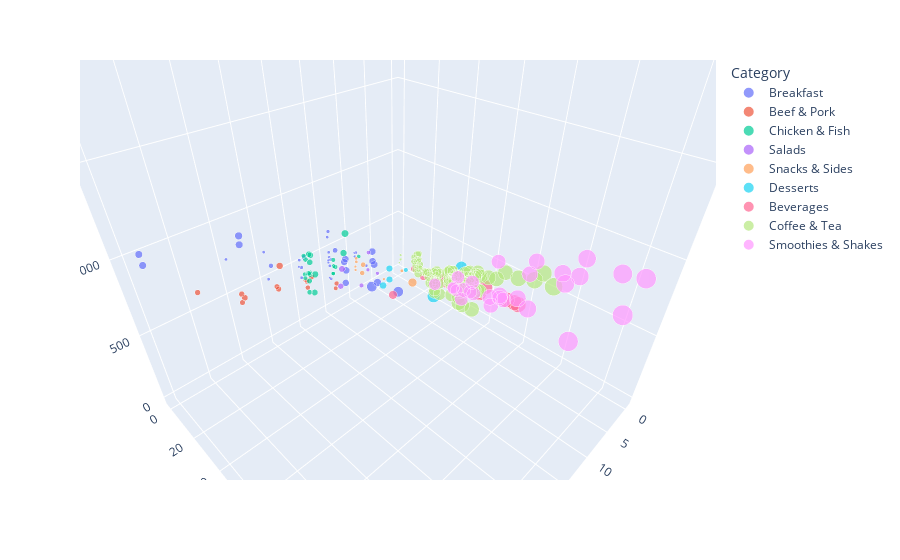

This figure's notebook cell:
### Code cell
f=px.scatter_3d(mc,x='Iron (% Daily Value)',y='Sugars',z='Calories',color='Category',size='Sugars')
f.show()

### Figure 1 — Plotly figure (JSON) as saved in the notebook; plotly's stock layout.template omitted (floating-point values rounded to 4 significant figures)
{"data": [{"hovertemplate": "Category=Breakfast<br>Iron (% Daily Value)=%{x}<br>Sugars=%{marker.size}<br>Calories=%{z}<extra></extra>", "legendgroup": "Breakfast", "marker": {"color": "#636efa", "size": [3, 3, 2, 2, 2, 3, 3, 4, 3, 4, 2, 3, 2, 3, 3, 3, 3, 4, 3, 15, 16, 15, 15, 15, 7, 8, 7, 3, 3, 3, 4, 17, 17, 17, 18, 14, 14, 2, 0, 32, 32, 18], "sizemode": "area", "sizeref": 0.32, "symbol": "circle"}, "mode": "markers", "name": "Breakfast", "scene": "scene", "showlegend": true, "type": "scatter3d", "x": [15, 8, 10, 15, 10, 20, 15, 20, 10, 15, 15, 15, 20, 20, 15, 15, 15, 15, 25, 15, 10, 10, 15, 10, 20, 15, 25, 25, 30, 15, 15, 40, 40, 30, 30, 15, 15, 15, 2, 15, 10, 10], "y": [3, 3, 2, 2, 2, 3, 3, 4, 3, 4, 2, 3, 2, 3, 3, 3, 3, 4, 3, 15, 16, 15, 15, 15, 7, 8, 7, 3, 3, 3, 4, 17, 17, 17, 18, 14, 14, 2, 0, 32, 32, 18], "z": [300, 250, 370, 450, 400, 430, 460, 520, 410, 470, 430, 480, 510, 570, 460, 520, 410, 470, 540, 460, 400, 420, 550, 500, 620, 570, 670, 740, 800, 640, 690, 1090, 1150, 990, 1050, 350, 520, 300, 150, 460, 290, 260]}, {"hovertemplate": "Category=Beef & Pork<br>Iron (% Daily Value)=%{x}<br>Sugars=%{marker.size}<br>Calories=%{z}<extra></extra>", "legendgroup": "Beef & Pork", "marker": {"color": "#EF553B", "size": [9, 10, 12, 10, 9, 10, 6, 7, 7, 14, 7, 7, 7, 6, 11], "sizemode": "area", "sizeref": 0.32, "symbol": "circle"}, "mode": "markers", "name": "Beef & Pork", "scene": "scene", "showlegend": true, "type": "scatter3d", "x": [25, 25, 30, 30, 30, 35, 15, 15, 20, 25, 20, 20, 20, 20, 20], "y": [9, 10, 12, 10, 9, 10, 6, 7, 7, 14, 7, 7, 7, 6, 11], "z": [530, 520, 600, 610, 540, 750, 240, 290, 430, 720, 380, 440, 430, 430, 500]}, {"hovertemplate": "Category=Chicken & Fish<br>Iron (% Daily Value)=%{x}<br>Sugars=%{marker.size}<br>Calories=%{z}<extra></extra>", "legendgroup": "Chicken & Fish", "marker": {"color": "#00cc96", "size": [10, 8, 11, 9, 11, 9, 16, 14, 7, 5, 6, 6, 5, 7, 6, 8, 6, 12, 10, 14, 12, 0, 0, 0, 0, 1, 5], "sizemode": "area", "sizeref": 0.32, "symbol": "circle"}, "mode": "markers", "name": "Chicken & Fish", "scene": "scene", "showlegend": true, "type": "scatter3d", "x": [20, 20, 20, 20, 20, 20, 15, 15, 15, 15, 15, 15, 15, 20, 20, 20, 20, 20, 20, 20, 20, 2, 4, 6, 10, 25, 10], "y": [10, 8, 11, 9, 11, 9, 16, 14, 7, 5, 6, 6, 5, 7, 6, 8, 6, 12, 10, 14, 12, 0, 0, 0, 0, 1, 5], "z": [510, 350, 670, 510, 610, 450, 750, 590, 430, 360, 480, 430, 360, 630, 480, 610, 450, 670, 520, 540, 380, 190, 280, 470, 940, 1880, 390]}, {"hovertemplate": "Category=Salads<br>Iron (% Daily Value)=%{x}<br>Sugars=%{marker.size}<br>Calories=%{z}<extra></extra>", "legendgroup": "Salads", "marker": {"color": "#ab63fa", "size": [4, 5, 4, 6, 12, 10], "sizemode": "area", "sizeref": 0.32, "symbol": "circle"}, "mode": "markers", "name": "Salads", "scene": "scene", "showlegend": true, "type": "scatter3d", "x": [6, 8, 8, 10, 15, 15], "y": [4, 5, 4, 6, 12, 10], "z": [140, 380, 220, 140, 450, 290]}, {"hovertemplate": "Category=Snacks & Sides<br>Iron (% Daily Value)=%{x}<br>Sugars=%{marker.size}<br>Calories=%{z}<extra></extra>", "legendgroup": "Snacks & Sides", "marker": {"color": "#FFA15A", "size": [8, 7, 3, 2, 3, 2, 0, 0, 0, 0, 2, 3, 23], "sizemode": "area", "sizeref": 0.32, "symbol": "circle"}, "mode": "markers", "name": "Snacks & Sides", "scene": "scene", "showlegend": true, "type": "scatter3d", "x": [10, 10, 10, 10, 10, 10, 4, 4, 8, 2, 4, 0, 4], "y": [8, 7, 3, 2, 3, 2, 0, 0, 0, 0, 2, 3, 23], "z": [340, 260, 330, 250, 360, 280, 230, 340, 510, 110, 20, 15, 150]}, {"hovertemplate": "Category=Desserts<br>Iron (% Daily Value)=%{x}<br>Sugars=%{marker.size}<br>Calories=%{z}<extra></extra>", "legendgroup": "Desserts", "marker": {"color": "#19d3f3", "size": [13, 15, 13, 6, 48, 43, 45], "sizemode": "area", "sizeref": 0.32, "symbol": "circle"}, "mode": "markers", "name": "Desserts", "scene": "scene", "showlegend": true, "type": "scatter3d", "x": [6, 8, 6, 0, 8, 0, 0], "y": [13, 15, 13, 6, 48, 43, 45], "z": [250, 160, 150, 45, 330, 340, 280]}, {"hovertemplate": "Category=Beverages<br>Iron (% Daily Value)=%{x}<br>Sugars=%{marker.size}<br>Calories=%{z}<extra></extra>", "legendgroup": "Beverages", "marker": {"color": "#FF6692", "size": [39, 55, 76, 28, 0, 0, 0, 0, 35, 51, 70, 26, 0, 0, 0, 0, 37, 54, 74, 27, 12, 22, 19, 30, 39, 58, 0], "sizemode": "area", "sizeref": 0.32, "symbol": "circle"}, "mode": "markers", "name": "Beverages", "scene": "scene", "showlegend": true, "type": "scatter3d", "x": [0, 0, 0, 0, 0, 0, 0, 0, 0, 0, 0, 0, 0, 0, 0, 0, 0, 0, 0, 0, 0, 8, 0, 0, 0, 0, 0], "y": [39, 55, 76, 28, 0, 0, 0, 0, 35, 51, 70, 26, 0, 0, 0, 0, 37, 54, 74, 27, 12, 22, 19, 30, 39, 58, 0], "z": [140, 200, 280, 100, 0, 0, 0, 0, 140, 190, 270, 100, 0, 0, 0, 0, 140, 200, 280, 100, 100, 130, 80, 150, 190, 280, 0]}, {"hovertemplate": "Category=Coffee & Tea<br>Iron (% Daily Value)=%{x}<br>Sugars=%{marker.size}<br>Calories=%{z}<extra></extra>", "legendgroup": "Coffee & Tea", "marker": {"color": "#B6E880", "size": [0, 0, 0, 0, 36, 45, 54, 27, 0, 0, 0, 12, 15, 20, 38, 48, 59, 38, 47, 58, 36, 45, 56, 12, 15, 20, 13, 16, 21, 39, 48, 59, 38, 48, 59, 37, 46, 56, 13, 16, 21, 42, 53, 63, 43, 53, 64, 40, 50, 60, 41, 51, 61, 45, 56, 68, 46, 57, 69, 22, 30, 45, 21, 28, 42, 20, 28, 41, 19, 26, 39, 1, 2, 2, 34, 43, 62, 35, 43, 62, 33, 41, 59, 33, 41, 59, 57, 71, 88, 57, 71, 88, 67, 81, 99], "sizemode": "area", "sizeref": 0.32, "symbol": "circle"}, "mode": "markers", "name": "Coffee & Tea", "scene": "scene", "showlegend": true, "type": "scatter3d", "x": [0, 0, 0, 0, 0, 0, 0, 0, 0, 0, 0, 0, 0, 2, 0, 0, 2, 0, 0, 2, 0, 2, 2, 0, 0, 2, 0, 0, 2, 0, 0, 2, 0, 0, 2, 0, 2, 2, 0, 0, 2, 6, 6, 8, 6, 6, 8, 2, 2, 4, 2, 2, 4, 6, 6, 8, 6, 6, 8, 0, 0, 0, 0, 0, 0, 0, 0, 0, 0, 0, 0, 0, 0, 0, 4, 6, 8, 4, 6, 8, 2, 2, 4, 2, 2, 4, 4, 4, 4, 2, 2, 2, 4, 4, 6], "y": [0, 0, 0, 0, 36, 45, 54, 27, 0, 0, 0, 12, 15, 20, 38, 48, 59, 38, 47, 58, 36, 45, 56, 12, 15, 20, 13, 16, 21, 39, 48, 59, 38, 48, 59, 37, 46, 56, 13, 16, 21, 42, 53, 63, 43, 53, 64, 40, 50, 60, 41, 51, 61, 45, 56, 68, 46, 57, 69, 22, 30, 45, 21, 28, 42, 20, 28, 41, 19, 26, 39, 1, 2, 2, 34, 43, 62, 35, 43, 62, 33, 41, 59, 33, 41, 59, 57, 71, 88, 57, 71, 88, 67, 81, 99], "z": [0, 0, 0, 0, 150, 180, 220, 110, 0, 0, 0, 170, 210, 280, 270, 340, 430, 270, 330, 430, 260, 330, 420, 210, 260, 330, 100, 130, 170, 200, 250, 310, 200, 250, 310, 190, 240, 300, 140, 170, 220, 340, 410, 500, 270, 330, 390, 320, 390, 480, 250, 310, 370, 360, 440, 540, 280, 340, 400, 140, 190, 270, 130, 180, 260, 130, 180, 250, 120, 170, 240, 80, 120, 160, 290, 350, 480, 240, 290, 390, 280, 340, 460, 230, 270, 370, 450, 550, 670, 450, 550, 670, 530, 630, 760]}, {"hovertemplate": "Category=Smoothies & Shakes<br>Iron (% Daily Value)=%{x}<br>Sugars=%{marker.size}<br>Calories=%{z}<extra></extra>", "legendgroup": "Smoothies & Shakes", "marker": {"color": "#FF97FF", "size": [44, 54, 70, 44, 54, 70, 46, 56, 72, 63, 81, 101, 79, 100, 123, 77, 97, 120, 93, 115, 89, 128, 59, 64, 85, 43, 103, 51], "sizemode": "area", "sizeref": 0.32, "symbol": "circle"}, "mode": "markers", "name": "Smoothies & Shakes", "scene": "scene", "showlegend": true, "type": "scatter3d", "x": [2, 2, 2, 2, 4, 4, 2, 2, 2, 0, 0, 0, 0, 0, 0, 8, 10, 15, 0, 0, 8, 10, 4, 8, 10, 6, 6, 4], "y": [44, 54, 70, 44, 54, 70, 46, 56, 72, 63, 81, 101, 79, 100, 123, 77, 97, 120, 93, 115, 89, 128, 59, 64, 85, 43, 103, 51], "z": [220, 260, 340, 210, 250, 330, 210, 260, 340, 530, 660, 820, 550, 690, 850, 560, 700, 850, 660, 820, 650, 930, 430, 510, 690, 340, 810, 410]}], "layout": {"autosize": true, "legend": {"itemsizing": "constant", "title": {"text": "Category"}, "tracegroupgap": 0}, "margin": {"t": 60}, "scene": {"aspectmode": "auto", "aspectratio": {"x": 1, "y": 1, "z": 1}, "camera": {"center": {"x": 0, "y": 0, "z": 0}, "eye": {"x": 0.728, "y": 0.728, "z": 0.728}, "projection": {"type": "perspective"}, "up": {"x": 0, "y": 0, "z": 1}}, "domain": {"x": [0, 1], "y": [0, 1]}, "xaxis": {"title": {"text": "Iron (% Daily Value)"}, "type": "linear"}, "yaxis": {"title": {"text": "Sugars"}, "type": "linear"}, "zaxis": {"title": {"text": "Calories"}, "type": "linear"}}}}
